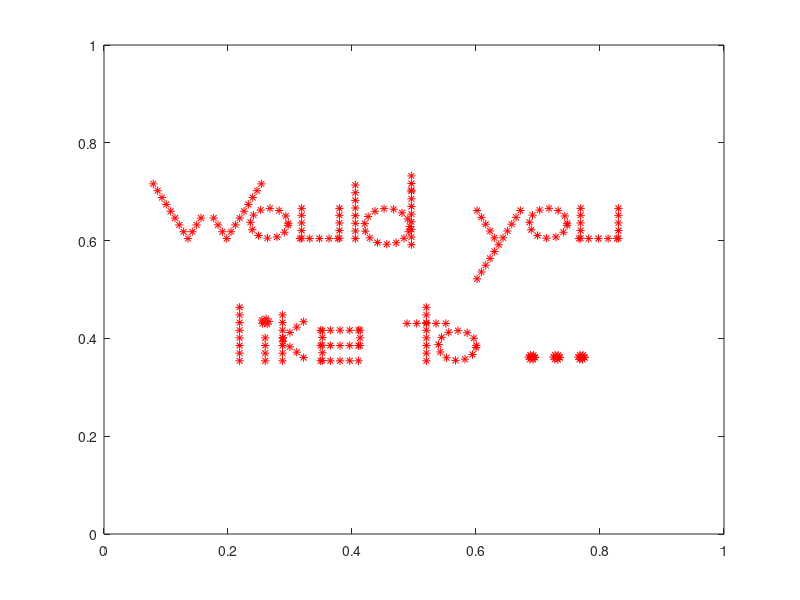

Write MATLAB code to recreate this figure. (Note: this script raises an error after producing the figure.)
%-------------------------------------------------------------------------------------------------------------------%
%
% IB2d is an Immersed Boundary Code (IB) for solving fully coupled non-linear 
% 	fluid-structure interaction models. This version of the code is based off of
%	Peskin's Immersed Boundary Method Paper in Acta Numerica, 2002.
%
% Author: Nicholas A. Battista
% Email:  nick.battista@unc.edu
% Date Created: May 27th, 2015
% Institution: UNC-CH
%
% This code is capable of creating Lagrangian Structures using:
% 	1. Springs
% 	2. Beams (*torsional springs)
% 	3. Target Points
%	4. Muscle-Model (combined Force-Length-Velocity model, "HIll+(Length-Tension)")
%
% One is able to update those Lagrangian Structure parameters, e.g., spring constants, resting %%	lengths, etc
% 
% There are a number of built in Examples, mostly used for teaching purposes. 
% 
% If you would like us %to add a specific muscle model, please let Nick (nick.battista@unc.edu) know.
%
%--------------------------------------------------------------------------------------------------------------------%

%%%%%%%%%%%%%%%%%%%%%%%%%%%%%%%%%%%%%%%%%%%%%%%%%%%%%%%%%%%%%%%%%%%%%%%%%%%%%%%%%%%%%%
%
% FUNCTION: creates the RUBBERBAND-EXAMPLE geometry and prints associated input files
%
%%%%%%%%%%%%%%%%%%%%%%%%%%%%%%%%%%%%%%%%%%%%%%%%%%%%%%%%%%%%%%%%%%%%%%%%%%%%%%%%%%%%%%

function Dear_KC()

%
% Grid Parameters (MAKE SURE MATCHES IN input2d !!!)
%
Nx =  32;        % # of Eulerian Grid Pts. in x-Direction (MUST BE EVEN!!!)
Ny =  32;        % # of Eulerian Grid Pts. in y-Direction (MUST BE EVEN!!!)
Lx = 1.0;        % Length of Eulerian Grid in x-Direction
Ly = 1.0;        % Length of Eulerian Grid in y-Direction
ds = Lx/(2*Nx);  % Spatial step!


% Immersed Structure Geometric / Dynamic Parameters %
N = 2*Nx;        % Number of Lagrangian Pts. (2x resolution of Eulerian grid)
ds_Rest = 0;     % Resting length of springs
struct_name = 'heart'; % Name for .vertex, .spring, etc files.


% Call function to construct geometry
[x1,y1] = give_Me_Immsersed_Boundary_Geometry_1(Lx,Nx,ds);
Nb1 = length(x1);

% Call function to construct geometry
frac2 = 0.015;
[x2,y2] = give_Me_Immsersed_Boundary_Geometry_2(Lx,Nx,ds);
Nb2 = length(x2);

% Plot Geometry to test BEFORE taking out pts.
figure(1)
plot(x1,y1,'r-'); hold on;
plot(x1,y1,'*'); hold on;
plot(x2,y2,'m-'); hold on;
plot(x2,y2,'g*'); hold on;
xlabel('x'); ylabel('y');
axis square;

[x1,y1,x2,y2] = please_Take_Out_Points(x1,y1,x2,y2);


% Plot Geometry to test AFTER taking out pts.
figure(2)
plot(x1,y1,'r-'); hold on;
plot(x1,y1,'*'); hold on;
plot(x2,y2,'m-'); hold on;
plot(x2,y2,'g*'); hold on;
xlabel('x'); ylabel('y');
axis square;

% Print files to .txt files
please_Print_Vertices_To_File(x1,y1,x2,y2)

% Prints .vertex file!
print_Lagrangian_Vertices(x1,y1,struct_name);


% Prints .spring file!
%k_Spring = 1e7;
%print_Lagrangian_Springs(xLag,yLag,k_Spring,ds_Rest,struct_name);


% Prints .beam file!
%k_Beam = 0.5; C = 0.0;
%print_Lagrangian_Beams(xLag,yLag,k_Beam,C,struct_name);


% Prints .target file!
k_Target = 1e8;
print_Lagrangian_Target_Pts(x1,k_Target,struct_name);

%%%%%%%%%%%%%%%%%%%%%%%%%%%%%%%%%%%%%%%%%%%%%%%%%%%%%%%%%%%%%%%%%%%%%%%%
%
% FUNCTION: prints VERTEX points to a file called rubberband.vertex
%
%%%%%%%%%%%%%%%%%%%%%%%%%%%%%%%%%%%%%%%%%%%%%%%%%%%%%%%%%%%%%%%%%%%%%%%%

function print_Lagrangian_Vertices(xLag,yLag,struct_name)

    N = length(xLag);

    vertex_fid = fopen([struct_name '.vertex'], 'w');

    fprintf(vertex_fid, '%d\n', N );

    %Loops over all Lagrangian Pts.
    for s = 1:N
        X_v = xLag(s);
        Y_v = yLag(s);
        fprintf(vertex_fid, '%1.16e %1.16e\n', X_v, Y_v);
    end

    fclose(vertex_fid); 
    
    %%%%%%%%%%%%%%%%%%%%%%%%%%%%%%%%%%%%%%%%%%%%%%%%%%%%%%%%%%%%%%%%%%%%%%%%
%
% FUNCTION: prints Vertex points to a file called rubberband.vertex
%
%%%%%%%%%%%%%%%%%%%%%%%%%%%%%%%%%%%%%%%%%%%%%%%%%%%%%%%%%%%%%%%%%%%%%%%%

function print_Lagrangian_Target_Pts(xLag,k_Target,struct_name)

    N = length(xLag);

    target_fid = fopen([struct_name '.target'], 'w');

    fprintf(target_fid, '%d\n', N );

    %Loops over all Lagrangian Pts.
    for s = 1:N
        fprintf(target_fid, '%d %1.16e\n', s, k_Target);
    end

    fclose(target_fid); 
    
    
%%%%%%%%%%%%%%%%%%%%%%%%%%%%%%%%%%%%%%%%%%%%%%%%%%%%%%%%%%%%%%%%%%%%%%%%%%%%%%%%%%%%%
%
% FUNCTION: prints BEAM (Torsional Spring) points to a file called rubberband.beam
%
%%%%%%%%%%%%%%%%%%%%%%%%%%%%%%%%%%%%%%%%%%%%%%%%%%%%%%%%%%%%%%%%%%%%%%%%%%%%%%%%%%%%%

function print_Lagrangian_Beams(xLag,yLag,k_Beam,C,struct_name)

    % k_Beam: beam stiffness
    % C: beam curvature
    
    N = length(xLag); % NOTE: Total number of beams = Number of Total Lag Pts. - 2

    beam_fid = fopen([struct_name '.beam'], 'w');

    fprintf(beam_fid, '%d\n', N );

    %spring_force = kappa_spring*ds/(ds^2);

    %BEAMS BETWEEN VERTICES
    for s = 2:N-1
            if  s <= N-1         
                fprintf(beam_fid, '%d %d %d %1.16e %1.16e\n',s-1, s, s+1, k_Beam, C);  
            else
                %Case s=N
                fprintf(beam_fid, '%d %d %d %1.16e %1.16e\n',s-1, s, 1,   k_Beam, C);  
            end
    end
    fclose(beam_fid); 


%%%%%%%%%%%%%%%%%%%%%%%%%%%%%%%%%%%%%%%%%%%%%%%%%%%%%%%%%%%%%%%%%%%%%%%%
%
% FUNCTION: prints SPRING points to a file called rubberband.spring
%
%%%%%%%%%%%%%%%%%%%%%%%%%%%%%%%%%%%%%%%%%%%%%%%%%%%%%%%%%%%%%%%%%%%%%%%%

function print_Lagrangian_Springs(xLag,yLag,k_Spring,ds_Rest,struct_name)

    N = length(xLag);

    spring_fid = fopen([struct_name '.spring'], 'w');

    fprintf(spring_fid, '%d\n', N );

    %spring_force = kappa_spring*ds/(ds^2);

    %SPRINGS BETWEEN VERTICES
    for s = 1:N
            if s < N         
                fprintf(spring_fid, '%d %d %1.16e %1.16e\n', s, s+1, k_Spring, ds_Rest);  
            else
                %Case s=N
                fprintf(spring_fid, '%d %d %1.16e %1.16e\n', s, 1,   k_Spring, ds_Rest);  
            end
    end
    fclose(spring_fid); 
    
    

%%%%%%%%%%%%%%%%%%%%%%%%%%%%%%%%%%%%%%%%%%%%%%%%%%%%%%%%%%%%%%%%%%%%%%%%
%
% FUNCTION: creates the Lagrangian structure geometry for PHASE 1
%           msg: "Hi KC!!"
%
%%%%%%%%%%%%%%%%%%%%%%%%%%%%%%%%%%%%%%%%%%%%%%%%%%%%%%%%%%%%%%%%%%%%%%%%

function [xLag,yLag] = give_Me_Immsersed_Boundary_Geometry_1(Lx,Nx,ds)

% The immsersed structure message #1: Hi KC!! %
len = Lx/5;

xC = -Lx/4;
yC = -Lx/2;
[xH,yH] = give_Me_The_Letter_Please(ds,len,'H',xC,yC);
[xi,yi] = give_Me_The_Letter_Please(ds,len,'i',xC-0.1,yC);
[xK,yK] = give_Me_The_Letter_Please(ds,len,'K',xC-0.3,yC);
[xCap,yCap] = give_Me_The_Letter_Please(ds,len,'C',xC-0.46,yC);
[xEx1,yEx1] = give_Me_The_Letter_Please(ds,1.2*len,'!',xC-0.54,yC);
[xEx2,yEx2] = give_Me_The_Letter_Please(ds,1.2*len,'!',xC-0.58,yC);

xLag = [xH xi xK xCap xEx1 xEx2];
yLag = [yH yi yK yCap yEx1 yEx2];

%plot(xH,yH,'r*'); hold on;
%plot(xi,yi,'r*'); hold on;
%plot(xK,yK,'r*'); hold on;
%plot(xCap,yCap,'r*'); hold on;
%plot(xEx1,yEx1,'r*'); hold on;
%plot(xEx2,yEx2,'r*'); hold on;
%axis([0 Lx 0 Lx]);

%%%%%%%%%%%%%%%%%%%%%%%%%%%%%%%%%%%%%%%%%%%%%%%%%%%%%%%%%%%%%%%%%%%%%%%%
%
% FUNCTION: creates the Lagrangian structure geometry for PHASE 2
%           msg: "Would you like to ..."
%
%%%%%%%%%%%%%%%%%%%%%%%%%%%%%%%%%%%%%%%%%%%%%%%%%%%%%%%%%%%%%%%%%%%%%%%%

function [xLag,yLag] = give_Me_Immsersed_Boundary_Geometry_2(Lx,Nx,ds)

% The immsersed structure message #1: Hi KC!! %
len = Lx/8;

xC = -Lx/6;
yC = -2*Lx/3;
[xW,yW] = give_Me_The_Letter_Please(ds,len,'W',xC,yC);
[xo,yo] = give_Me_The_Letter_Please(ds,len,'o',xC-0.1,yC);
[xu,yu] = give_Me_The_Letter_Please(ds,len,'u',xC-0.18,yC);
[xl,yl] = give_Me_The_Letter_Please(ds,len,'l',xC-0.27,yC);
[xd,yd] = give_Me_The_Letter_Please(ds,1.2*len,'d',xC-0.29,yC);

[xy,yy] = give_Me_The_Letter_Please(ds,1.2*len,'y',xC-0.47,yC);
[xo2,yo2] = give_Me_The_Letter_Please(ds,len,'o',xC-0.55,yC);
[xu2,yu2] = give_Me_The_Letter_Please(ds,len,'u',xC-0.63,yC);

xC = -Lx/4;
yC = -1*Lx/4 - Lx/6;
[xl2,yl2] = give_Me_The_Letter_Please(ds,len,'l',xC,yC);
[xi,yi] = give_Me_The_Letter_Please(ds,len,'i',xC-0.01,yC);
[xk,yk] = give_Me_The_Letter_Please(ds,len,'k',xC-0.07,yC);
[xe,ye] = give_Me_The_Letter_Please(ds,len,'e',xC-0.13,yC);

[xt,yt] = give_Me_The_Letter_Please(ds,len,'t',xC-0.27,yC);
[xo3,yo3] = give_Me_The_Letter_Please(ds,len,'o',xC-0.32,yC);

yC = -1*Lx/5 - Lx/6;
[xo4,yo4] = give_Me_The_Letter_Please(ds/3,len/6,'o',xC-0.44,yC);
[xo5,yo5] = give_Me_The_Letter_Please(ds/3,len/6,'o',xC-0.48,yC);
[xo6,yo6] = give_Me_The_Letter_Please(ds/3,len/6,'o',xC-0.52,yC);


plot(xW,yW,'r*'); hold on;
plot(xo,yo,'r*'); hold on;
plot(xu,yu,'r*'); hold on;
plot(xl,yl,'r*'); hold on;
plot(xd,yd,'r*'); hold on;

plot(xy,yy,'r*'); hold on;
plot(xo2,yo2,'r*'); hold on;
plot(xu2,yu2,'r*'); hold on;

plot(xl2,yl2,'r*'); hold on;
plot(xi,yi,'r*'); hold on;
plot(xk,yk,'r*'); hold on;
plot(xe,ye,'r*'); hold on;

plot(xt,yt,'r*'); hold on;
plot(xo3,yo3,'r*'); hold on;

plot(xo4,yo4,'r*'); hold on;
plot(xo5,yo5,'r*'); hold on;
plot(xo6,yo6,'r*'); hold on;
axis([0 Lx 0 Lx]);
pause();

%xLag = [xH xi xK xCap xEx1 xEx2];
%yLag = [yH yi yK yCap yEx1 yEx2];



%%%%%%%%%%%%%%%%%%%%%%%%%%%%s%%%%%%%%%%%%%%%%%%%%%%%%%%%%%%%%%%%%%%%%%%%%
%
% FUNCTION: creates the Lagrangian structure geometry for the Heart
%
%%%%%%%%%%%%%%%%%%%%%%%%%%%%%%%%%%%%%%%%%%%%%%%%%%%%%%%%%%%%%%%%%%%%%%%%

function [xLag,yLag] = give_Me_Immsersed_Boundary_Geometry_Heart(Lx,Nx,frac,Nb)

% The immsersed structure is a heart %
ds = 2*pi/(Nb-1);
tVec = 0:ds:2*pi;

for i=1:length(tVec)
    t = tVec(i);
    xLag(i)	=	16*sin(t)^3;
    yLag(i)	=	13*cos(t)-5*cos(2*t)-2*cos(3*t)-cos(4*t);
end

xLag = frac*xLag + 0.5;
yLag = frac*yLag + 0.5;


%%%%%%%%%%%%%%%%%%%%%%%%%%%%%%%%%%%%%%%%%%%%%%%%%%%%%%%%%%%%%%%%%%%%%%%%
%
% FUNCTION: creates the Lagrangian structure geometry for PHASE 2 
%
%%%%%%%%%%%%%%%%%%%%%%%%%%%%%%%%%%%%%%%%%%%%%%%%%%%%%%%%%%%%%%%%%%%%%%%%

function [xLag,yLag] = give_Me_Immsersed_Boundary_Geometry_3(Lx,Nx,frac,Nb)

% The immsersed structure is a heart %
ds = 2*pi/(Nb-1);
tVec = 0:ds:2*pi;
for i=1:length(tVec)
    t = tVec(i);
    r(i) = 1 - sin(t);
    xLag(i)	=	r(i)*cos(t);
    yLag(i)	=	r(i)*sin(t);
end

xLag = frac*xLag;
yLag = frac*yLag;

minY = min(yLag);
yLag = yLag - 3*minY/8;


%%%%%%%%%%%%%%%%%%%%%%%%%%%%%%%%%%%%%%%%%%%%%%%%%%%%%%%%%%%%%%%%%%%%%%%%
%
% FUNCTION: take out Lagrangian Pts.
%
%%%%%%%%%%%%%%%%%%%%%%%%%%%%%%%%%%%%%%%%%%%%%%%%%%%%%%%%%%%%%%%%%%%%%%%%

function [x1,y1,x2,y2] = please_Take_Out_Points(x1,y1,x2,y2)

n1 = 50;
n2 = 70;

x1 = [x1(1:n1) x1(n2:end)];
y1 = [y1(1:n1) y1(n2:end)];

x2 = [x2(1:n1) x2(n2:end)];
y2 = [y2(1:n1) y2(n2:end)];


%%%%%%%%%%%%%%%%%%%%%%%%%%%%%%%%%%%%%%%%%%%%%%%%%%%%%%%%%%%%%%%%%%%%%%%%
%
% FUNCTION: prints all Vertices to File
%
%%%%%%%%%%%%%%%%%%%%%%%%%%%%%%%%%%%%%%%%%%%%%%%%%%%%%%%%%%%%%%%%%%%%%%%%

function please_Print_Vertices_To_File(X1,Y1,X2,Y2)

fileID = fopen('All_Positions.txt','w');
for j=1:length(X1)
    fprintf(fileID,'%1.16e %1.16e %1.16e %1.16e\n', X1(j),Y1(j),X2(j),Y2(j) );
end
fclose(fileID);

%%%%%%%%%%%%%%%%%%%%%%%%%%%%%%%%%%%%%%%%%%%%%%%%%%%%%%%%%%%%%%%%%%%%%%%%%
%
% FUNCTION: give me the letter!!!!!
%
%%%%%%%%%%%%%%%%%%%%%%%%%%%%%%%%%%%%%%%%%%%%%%%%%%%%%%%%%%%%%%%%%%%%%%%%%

function [x,y] = give_Me_The_Letter_Please(ds,len,letter,xC,yC)

if strcmp(letter,'a')
    r = len/4.1;
    dt = ds/r;
    theta = 0:dt:2*pi;
    for i=1:length(theta)
       xA(i) = r*cos(theta(i)) - xC;
       yA(i) = r*sin(theta(i)) - yC - len/4;
    end
    
    yLine = [-r:ds:r r]; yLine = yLine - yC - len/4;
    xLine = r*ones(1,length(yLine)) - (xC-ds/6);
    
    x = [xA xLine];
    y = [yA yLine];

elseif strcmp(letter,'C')
    
    r = len/2;
        dt = ds/r;
    theta = pi/2:dt:pi-0.25*dt;
    theta = [theta pi -theta];
    for i=1:length(theta)
       x(i) = 3*r/4*cos(theta(i)) - xC;
       y(i) = r*sin(theta(i)) - yC;
    end
    
    xTB = 0:3*ds/4:len/6;
    xTB = xTB - xC;
    yT = r*ones(1,length(xTB))-yC;
    yB = -r*ones(1,length(xTB))-yC;
    x = [xTB x xTB];
    y = [yT y yB];
    
elseif strcmp(letter,'d')
    
    r = len/4.1;
    dt = ds/r;
    theta = 0:dt:2*pi;
    for i=1:length(theta)
       xA(i) = r*cos(theta(i)) - xC;
       yA(i) = r*sin(theta(i)) - yC - len/4;
    end
    
    yLine = [-len/2:ds:len/2.25 r]; yLine = yLine - yC;
    xLine = r*ones(1,length(yLine)) - (xC-ds/6);
    
    x = [xA xLine];
    y = [yA yLine];
    
 elseif strcmp(letter,'e')
        
    r = len/4.1;
    yV = [-r:ds:r r]; 
    xH = yV - xC;
    yH = zeros(1,length(xH)) - yC;
    yH2 = yH - len/4;
    yH3 = yH - len/2;
    
    yV = yV - yC - len/4;
    xV = r*ones(1,length(yV));
    
    yV3 = 0:-ds:-len/4;
    yV3 = yV3 - yC;
    xV3 = r*ones(1,length(yV3));
        
    x = [-xV-(xC-ds/6) xH xV3-(xC-ds/6) xH xH];
    y = [yV yH yV3 yH2 yH3];
           
    
elseif strcmp(letter,'g')
    
    r = len/4.1;
    dt = ds/r;
    theta = 0:dt:2*pi;
    for i=1:length(theta)
       xA(i) = r*cos(theta(i)) - xC;
       yA(i) = r*sin(theta(i)) - yC - len/4;
    end
    
    yLine = [-len/2:ds:len/2.25 r]; yLine = yLine - yC - len/3;
    xLine = r*ones(1,length(yLine)) - (xC-ds/6);
    
    yV = [-r:ds:r r]; 
    xH = yV - xC;
    yH = zeros(1,length(xH)) - yC - 0.85*len;
    
    x = [xA xLine xH];
    y = [yA yLine yH];
    
elseif strcmp(letter,'h')

   yLine = -len/2:ds:0-ds/4;
   yLine = [yLine 0 -yLine];
   yLine1 = yLine - yC;
   xLine1 = 1/2*len/2*ones(1,length(yLine1));
   
   yLine2 = -len/2:ds:0-ds/4;
   yLine2 = [yLine2 0];
   yLine2 = yLine2 - yC;
   xLine2 = 1/2*len/2*ones(1,length(yLine2));
   
   xH = (-1/2*len/2+ds/2:ds:1/2*len/2-ds/4);
   xH = xH - xC;
   yH = zeros(1,length(xH)) - yC;
   
   x = [-xLine1-xC xH xLine2-xC];
   y = [yLine1 yH yLine2];    
   
elseif strcmp(letter,'H')
   yLine = -len/2:ds:0-ds/4;
   yLine = [yLine 0 -yLine];
   yLine = yLine - yC;
   xLine = 1/2*len/2*ones(1,length(yLine));
   xH = (-1/2*len/2+ds/2:ds:1/2*len/2-ds/4);
   xH = xH - xC;
   yH = zeros(1,length(xH)) - yC;
   
   x = [-xLine-xC xH xLine-xC];
   y = [yLine yH yLine];
   
elseif strcmp(letter,'i')
    
   yLine = -len/2:ds:0-ds/4;
   yLine = yLine - yC;
   xLine = zeros(1,length(yLine)) - xC; 
   
    r = len/21;
    dt = ds/(2*r);
    theta = 0:dt:2*pi;
    for i=1:length(theta)
       xDot(i) = r*cos(theta(i)) - xC;
       yDot(i) = r*sin(theta(i)) - yC + len/7;
    end
    
    x = [xLine xDot];
    y = [yLine yDot];
    

elseif strcmp(letter,'k')
    
   yLine = -len/2:ds:len/2;
   yLine = yLine - yC;
   xLine = zeros(1,length(yLine)) -xC-len/3.9;

   XD = 0:ds:len/sqrt(2);
   YD = zeros(1,length(XD));
   
   %rotate!
   for i=1:length(XD)
      xDt(i) = XD(i)*cos(pi/4)-YD(i)*sin(pi/4);
      yDt(i) = XD(i)*sin(pi/4)+YD(i)*cos(pi/4);
      
      xDb(i) = XD(i)*cos(pi/4)-YD(i)*sin(-pi/4);
      yDb(i) = XD(i)*sin(-pi/4)+YD(i)*cos(pi/4);
   end
   xDt = xDt - xC - len/4;
   yDt = yDt - yC;
   
   xDb = xDb - xC - len/4;
   yDb = yDb - yC;
   
   x = [xLine(1:ceil(0.75*end)) xDt(1:ceil(2*end/3)) xDb(1:ceil(2*end/3))];
   y = [yLine(1:ceil(0.75*end)) yDt(1:ceil(2*end/3))-len/8 yDb(1:ceil(2*end/3))-len/5.5];
    
elseif strcmp(letter,'K')
    
   yLine = -len/2:ds:len/2;
   yLine = yLine - yC;
   xLine = zeros(1,length(yLine)) -xC-len/3.9;

   XD = 0:ds:len/sqrt(2);
   YD = zeros(1,length(XD));
   
   %rotate!
   for i=1:length(XD)
      xDt(i) = XD(i)*cos(pi/4)-YD(i)*sin(pi/4);
      yDt(i) = XD(i)*sin(pi/4)+YD(i)*cos(pi/4);
      
      xDb(i) = XD(i)*cos(pi/4)-YD(i)*sin(-pi/4);
      yDb(i) = XD(i)*sin(-pi/4)+YD(i)*cos(pi/4);
   end
   xDt = xDt - xC - len/4;
   yDt = yDt - yC;
   
   xDb = xDb - xC - len/4;
   yDb = yDb - yC;
   
   x = [xLine xDt xDb];
   y = [yLine yDt yDb];

 
elseif strcmp(letter,'l')
    
   yLine = -len/2:ds:len/2.25;
   yLine = yLine - yC;
   xLine = 1/2*len/2*ones(1,length(yLine));

   x = -xLine-xC;
   y = yLine;

elseif strcmp(letter,'m')
        
    r = len/2;
    xH = -r:ds:r;  xH = xH - xC;
    yH = zeros(1,length(xH)) - yC;
    yV = 0:-ds:-len/2; yV = yV - yC;
    xV = -r*ones(1,length(yV)) - xC;
    xV2 = zeros(1,length(yV)) - xC;
    xV3 = r*ones(1,length(yV)) - xC;
    
    yVS = 0:ds:len/12;
    yVS = yVS - yC;
    xVS = -r*ones(1,length(yVS)) - xC;
        
    x = [xVS xH xV xV2 xV3];
    y = [yVS yH yV yV yV];
    
elseif strcmp(letter,'n')
        
    r = len/4.1;
    yV = [-r:ds:r r]; 
    xH = yV - xC;
    yH = zeros(1,length(xH)) - yC;
    
    yV = yV - yC - len/4;
    xV = r*ones(1,length(yV));
    
    yV2 = 0:ds:len/12;
    yV2 = yV2 - yC;
    xV2 = r*ones(1,length(yV2));
        
    x = [-xV-(xC-ds/6) -xV2-(xC-ds/6) xH xV-(xC-ds/6)];
    y = [yV yV2 yH yV];
    
   
elseif strcmp(letter,'o')
       
    r = len/4.1;
    dt = ds/r;
    theta = 0:dt:2*pi;
    for i=1:length(theta)
       x(i) = r*cos(theta(i)) - xC;
       y(i) = r*sin(theta(i)) - yC - len/4;
    end
    
 elseif strcmp(letter,'r')
        
    r = len/4.1;
    yV = [-r:ds:r r]; 
    xH = yV - xC;
    yH = zeros(1,length(xH)) - yC;
    
    yV = yV - yC - len/4;
    xV = r*ones(1,length(yV));
    
    yV2 = 0:ds:len/12;
    yV2 = yV2 - yC;
    xV2 = r*ones(1,length(yV2));
    
    yV3 = 0:-ds:-len/10;
    yV3 = yV3 - yC;
    xV3 = r*ones(1,length(yV3));
        
    x = [-xV-(xC-ds/6) -xV2-(xC-ds/6) xH xV3-(xC-ds/6)];
    y = [yV yV2 yH yV3];
       
    
elseif strcmp(letter,'t')
    
   yLine = -len/2:ds:len/2.25;
   yLine = yLine - yC;
   xLine = zeros(1,length(yLine));

   xH = -len/4:ds:len/4;
   xH = xH-xC;
   yH = zeros(1,length(xH)) - yC + len/9;
   
   x = [xLine-xC xH];
   y = [yLine yH];
   
    
elseif strcmp(letter,'u')
        
    r = len/4.1;
    yV = [-r:ds:r r]; 
    xH = yV - xC;
    yH = zeros(1,length(xH)) - yC - len/2;
    
    yV = yV - yC - len/4;
    xV = r*ones(1,length(yV));
    
    x = [-xV-(xC-ds/6) xH xV-(xC-ds/6)];
    y = [yV yH yV];

elseif strcmp(letter,'v')
    
   XD = 0:ds:sqrt(5)*len/4;
   YD = zeros(1,length(XD));
   
   %rotate!
   ang = atan(2);
   for i=1:length(XD)
      xDr(i) = XD(i)*cos(ang)-YD(i)*sin(ang);
      yDr(i) = XD(i)*sin(ang)+YD(i)*cos(ang);
      
      xDL(i) = XD(i)*cos(pi-ang)-YD(i)*sin(pi-ang);
      yDL(i) = XD(i)*sin(pi-ang)+YD(i)*cos(pi-ang);
   end
   xDr = xDr - xC;
   yDr = yDr - yC - len/2;
 
   xDL = xDL - xC;
   yDL = yDL - yC - len/2;
 
   x = [xDL xDr(2:end)];
   y = [yDL yDr(2:end)];
   
elseif strcmp(letter,'w')
    
   XD = 0:ds:sqrt(5)*len/4;
   YD = zeros(1,length(XD));
   
   %rotate!
   ang = atan(2);
   for i=1:length(XD)
      xDr(i) = XD(i)*cos(ang)-YD(i)*sin(ang);
      yDr(i) = XD(i)*sin(ang)+YD(i)*cos(ang);
      
      xDL(i) = XD(i)*cos(pi-ang)-YD(i)*sin(pi-ang);
      yDL(i) = XD(i)*sin(pi-ang)+YD(i)*cos(pi-ang);
   end
   xDr = xDr - xC - len/4;
   yDr = yDr - yC - len/2;
 
   xDL = xDL - xC - len/4;
   yDL = yDL - yC - len/2;
 
   x = [xDL xDr(2:end-1) xDL+len/2 xDr(2:end)+len/2];
   y = [yDL yDr(2:end-1) yDL yDr(2:end)];   
   
elseif strcmp(letter,'W')
    
   XD = 0:ds:sqrt(5)*len/2;
   YD = zeros(1,length(XD));
   
   %rotate!
   ang = atan(2);
   for i=1:length(XD)
      xDr(i) = XD(i)*cos(ang)-YD(i)*sin(ang);
      yDr(i) = XD(i)*sin(ang)+YD(i)*cos(ang);
      
      xDL(i) = XD(i)*cos(pi-ang)-YD(i)*sin(pi-ang);
      yDL(i) = XD(i)*sin(pi-ang)+YD(i)*cos(pi-ang);
   end
   xDr = xDr - xC - len/4;
   yDr = yDr - yC - len/2;
 
   xDL = xDL - xC - len/4;
   yDL = yDL - yC - len/2;
 
   x = [xDL xDr(2:floor(end/2)) xDL(1:floor(end/2))+len/2 xDr(2:end)+len/2];
   y = [yDL yDr(2:floor(end/2)) yDL(1:floor(end/2))       yDr(2:end)];     
   
elseif strcmp(letter,'y')
    
   XD = 0:ds:sqrt(5)*len/4;
   YD = zeros(1,length(XD));
   
   %rotate!
   ang = atan(2);
   for i=1:length(XD)
      xDr(i) = XD(i)*cos(ang)-YD(i)*sin(ang);
      yDr(i) = XD(i)*sin(ang)+YD(i)*cos(ang);
      
      xDL(i) = XD(i)*cos(pi-ang)-YD(i)*sin(pi-ang);
      yDL(i) = XD(i)*sin(pi-ang)+YD(i)*cos(pi-ang);
      
      xB(i) = XD(i)*cos(pi+ang)-YD(i)*sin(pi+ang);
      yB(i) = XD(i)*sin(pi+ang)+YD(i)*cos(pi+ang);
   end
   xDr = xDr - xC;
   yDr = yDr - yC - len/2;
 
   xDL = xDL - xC;
   yDL = yDL - yC - len/2;
   
   xB = xB - xC;
   yB = yB - yC - len/2;
 
   x = [xDL xDr(2:end) xB(2:end)];
   y = [yDL yDr(2:end) yB(2:end)];
      
   
elseif strcmp(letter,'!')
    
   yLine = -len/4:ds:len/2;
   yLine = yLine - yC;
   xLine = zeros(1,length(yLine)) - xC; 
   
    r = len/21;
    dt = ds/(2*r);
    theta = 0:dt:2*pi;
    for i=1:length(theta)
       xDot(i) = r*cos(theta(i)) - xC;
       yDot(i) = r*sin(theta(i)) - yC - len/2.1;
    end
    
    x = [xLine xDot];
    y = [yLine yDot];  
    
elseif strcmp(letter,'?')
    
    %xT = 0:ds:len/8-ds; xT = xT - xC - len/4;
    %yT = zeros(1,length(xT)) - yC + len/2;

    r = len/4;
    dt = ds/r;
    theta = 1.25*pi/2:-dt:-pi/2;
    for i=1:length(theta)
       xL(i) = 1.5*r*cos(theta(i)) - xC - len/8;
       yL(i) = r*sin(theta(i)) - yC + len/4;
    end
    
    yV = -ds:-ds:-len/3.25;
    xV = zeros(1,length(yV)) - xC - len/8;
    
    r = len/21;
    dt = ds/(2*r);
    theta = 0:dt:2*pi;
    for i=1:length(theta)
       xDot(i) = r*cos(theta(i)) - xC -len/8;
       yDot(i) = r*sin(theta(i)) - yC - len/2.1;
    end
    
    x = [xL xV xDot];
    y = [yL yV yDot];  
 
end
